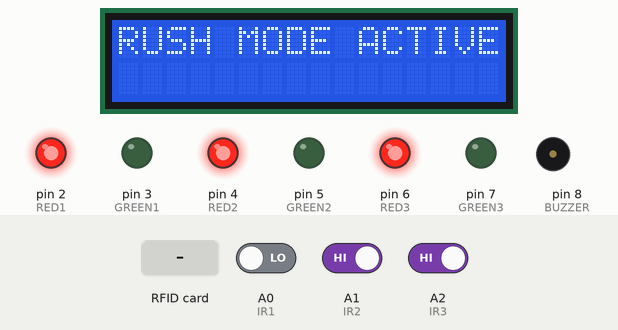
Recording of a sketch running on a simulated Arduino Uno, built with avr-gcc and run on an emulated ATmega328P. Parts: 16×2 character LCD, output pins drawn as LEDs (lit = HIGH), buzzer (waves = sounding, pin HIGH). Inputs (shaded band) come from the test bench; at power-on: A0 (IR1) LOW, A1 (IR2) HIGH, A2 (IR3) HIGH. Pins used as bus, display or sensor lines are not drawn; what the sketch prints to the serial monitor is not drawn.

Above: at 3.4 s.
3.5 s: RFID card 5E 7A 19 C4 held to the reader
At 4.2 s:
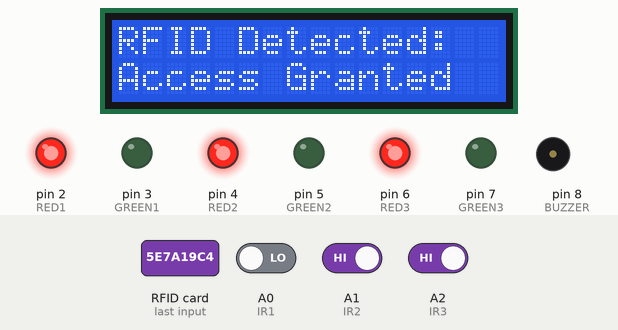
9.2 s: A0 (IR1) driven HIGH
At 13.0 s:
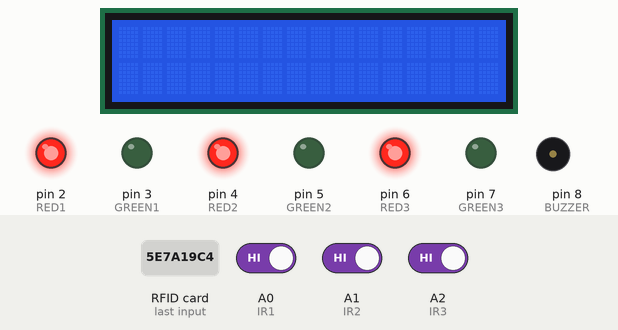
13.1 s: A1 (IR2) driven LOW
At 16.9 s:
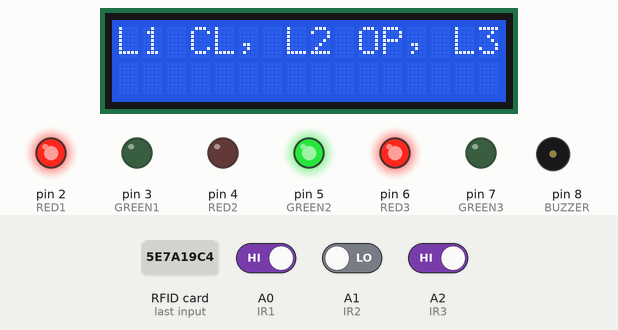
17.0 s: A1 (IR2) driven HIGH
At 20.6 s:
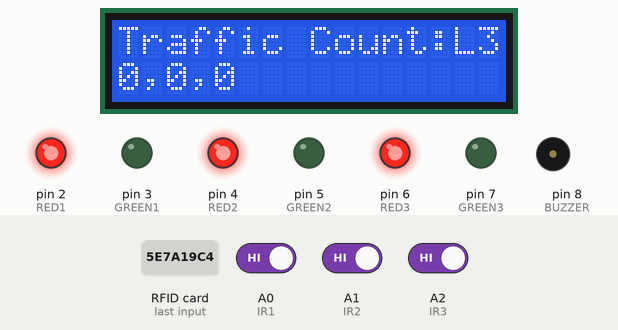
20.9 s: A2 (IR3) driven LOW
At 24.3 s:
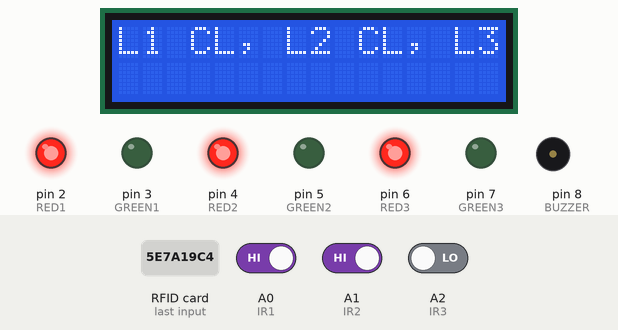
24.8 s: A2 (IR3) driven HIGH
At 29.3 s:
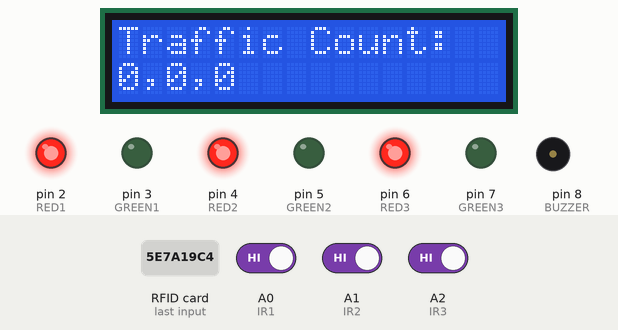
Timing chart, 0 to 29.7 s (numbered marks = the images above; inputs shaded):
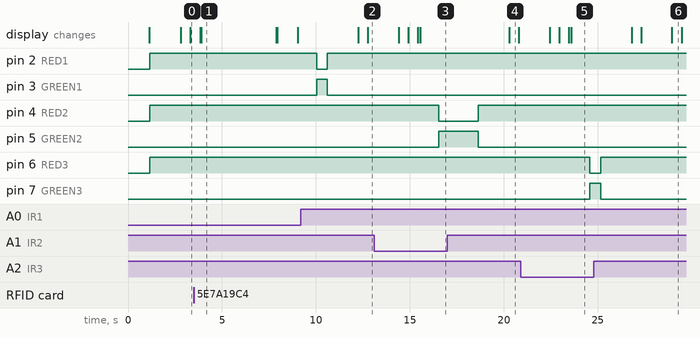

The sketch:

traffic_rfid.ino
```cpp
//Optimized code for Traffic control monitoring and stolen vehicle detection

#include <SPI.h>
#include <MFRC522.h>
#include <Wire.h>
#include <LiquidCrystal_I2C.h>

// RFID Module
#define SS_PIN 10
#define RST_PIN 9
MFRC522 rfid(SS_PIN, RST_PIN);
int count1 = 0, count2 = 0, count3 = 0;


// I2C LCD
LiquidCrystal_I2C lcd(0x27, 16, 2);

// Traffic Light Pins
#define RED1 2
#define GREEN1 3
#define RED2 4
#define GREEN2 5
#define RED3 6
#define GREEN3 7
#define BUZZER 8

// IR Sensors
#define IR1 A0
#define IR2 A1
#define IR3 A2

// RFID Stolen Vehicle ID
String stolenVehicleUID = "360FFD";

// Rush hour threshold
int rushThreshold = 3;
int normalGreenTime = 5000;
int rushGreenTime = 3000;
int transitionRedTime = 1000;

// Lane status
String laneStatus = "L1 CL, L2 CL, L3 CL";

void setup() {
  Serial.begin(9600);
  SPI.begin();
  rfid.PCD_Init();

  lcd.init();
  lcd.backlight();
  lcd.setCursor(0, 0);
  lcd.print("Traffic System");
  delay(1000);
  lcd.clear();
  pinMode(RED1, OUTPUT); pinMode(GREEN1, OUTPUT);
  pinMode(RED2, OUTPUT); pinMode(GREEN2, OUTPUT);
  pinMode(RED3, OUTPUT); pinMode(GREEN3, OUTPUT);
  pinMode(BUZZER, OUTPUT);

  pinMode(IR1, INPUT);
  pinMode(IR2, INPUT);
  pinMode(IR3, INPUT);

  resetSignals();
}

void loop() {
  // Prioritize RFID Reading
  checkRFID();

  checkTrafficMode();

  // Display Traffic Count
  lcd.setCursor(0, 0);
  lcd.print("Traffic Count:");
  lcd.setCursor(0, 1);
  lcd.print(count1); lcd.print(",");
  lcd.print(count2); lcd.print(",");
  lcd.print(count3);
  delay(500);
  lcd.clear();

}

// Reset all Traffic Lights
void resetSignals() {
  checkRFID();

  digitalWrite(RED1, HIGH); digitalWrite(GREEN1, LOW);
  digitalWrite(RED2, HIGH); digitalWrite(GREEN2, LOW);
  digitalWrite(RED3, HIGH); digitalWrite(GREEN3, LOW);
}

// Normal Traffic Controller
void normalTrafficControl() {
  checkRFID();
  updateLaneStatus("L1 OP, L2 CL, L3 CL");
  controlTraffic(GREEN1, RED1, normalGreenTime);

  checkRFID();
  updateLaneStatus("L1 CL, L2 OP, L3 CL");
  controlTraffic(GREEN2, RED2, normalGreenTime);

  checkRFID();
  updateLaneStatus("L1 CL, L2 CL, L3 OP");
  controlTraffic(GREEN3, RED3, normalGreenTime);
}

// Rush Hour - Handle Congestion Dynamically
void handleRushHour(int c1, int c2, int c3)
{
  checkRFID();
  while (c1 >= rushThreshold || c2 >= rushThreshold || c3 >= rushThreshold) {
    if (c1 >= rushThreshold && c2 >= rushThreshold && c3 >= rushThreshold) {
      // All three lanes are congested, cycle through them properly
      switchLane(1, true);
      switchLane(2, true);
      switchLane(3, true);
    }
    else if (c1 >= rushThreshold && c2 >= rushThreshold) {
      // Two lanes congested, switch every 5s, the inactive lane is red
      switchLane(1, true);
      switchLane(2, true);
    }
    else if (c2 >= rushThreshold && c3 >= rushThreshold) {
      switchLane(2, true);
      switchLane(3, true);
    }
    else if (c1 >= rushThreshold && c3 >= rushThreshold) {
      switchLane(1, true);
      switchLane(3, true);
    }
    else {
      // Only one lane is congested, keep it green until cleared and turn off its red light
      if (c1 >= rushThreshold) keepLaneGreen(1);
      if (c2 >= rushThreshold) keepLaneGreen(2);
      if (c3 >= rushThreshold) keepLaneGreen(3);
    }

    // Update traffic counts before looping again
    c1 = readTraffic(IR1);
    c2 = readTraffic(IR2);
    c3 = readTraffic(IR3);
    resetSignals();
    checkRFID();
  }
}

// Switch Lanes Dynamically
void switchLane(int lane, bool rotating) {
  checkRFID();
  resetSignals(); // Turn all red before switching

  if (lane == 1) {
    updateLaneStatus("L1 OP, L2 RED, L3 RED");
    digitalWrite(GREEN1, HIGH);
    digitalWrite(RED1, LOW);
    digitalWrite(RED2, HIGH);
    digitalWrite(RED3, HIGH);
    checkRFID();
  }
  else if (lane == 2) {
    updateLaneStatus("L1 RED, L2 OP, L3 RED");
    digitalWrite(GREEN2, HIGH);
    digitalWrite(RED2, LOW);
    digitalWrite(RED1, HIGH);
    digitalWrite(RED3, HIGH);
    checkRFID();
  }
  else if (lane == 3) {
    updateLaneStatus("L1 RED, L2 RED, L3 OP");
    digitalWrite(GREEN3, HIGH);
    digitalWrite(RED3, LOW);
    digitalWrite(RED1, HIGH);
    digitalWrite(RED2, HIGH);
    checkRFID();
  }

  if (rotating) {
    delay(5000); // Hold green for 5s before switching
    resetSignals();
  }
}

// Keep a Lane Green Until Cleared
void keepLaneGreen(int lane) {
  checkRFID();
  resetSignals(); // Turn all red before activating this lane

  if (lane == 1) {
    updateLaneStatus("L1 OP, L2 CL, L3 CL");
    digitalWrite(GREEN1, HIGH);
    digitalWrite(RED1, LOW);
    digitalWrite(RED2, HIGH);
    digitalWrite(RED3, HIGH);
    while (readTraffic(IR1) >= rushThreshold) delay(1000);
    checkRFID();
  }
  else if (lane == 2) {
    updateLaneStatus("L1 CL, L2 OP, L3 CL");
    digitalWrite(GREEN2, HIGH);
    digitalWrite(RED2, LOW);
    digitalWrite(RED1, HIGH);
    digitalWrite(RED3, HIGH);
    while (readTraffic(IR2) >= rushThreshold) delay(1000);
    checkRFID();
  }
  else if (lane == 3) {
    updateLaneStatus("L1 CL, L2 CL, L3 OP");
    digitalWrite(GREEN3, HIGH);
    digitalWrite(RED3, LOW);
    digitalWrite(RED1, HIGH);
    digitalWrite(RED2, HIGH);
    while (readTraffic(IR3) >= rushThreshold) delay(1000);
    checkRFID();
  }

  resetSignals(); // Turn all red when cleared
}

// Update Lane Status
void updateLaneStatus(String status) {
  checkRFID();
  laneStatus = status;
  lcd.clear();
  lcd.setCursor(0, 0);
  lcd.print(status);
  delay(1000);
}

// Read IR Sensor for Traffic Density
int readTraffic(int sensor) {
  checkRFID();
  int count = 0;
  for (int i = 0; i < 5; i++) {
    if (digitalRead(sensor) == LOW) count++;
    delay(100);
  }
  return count;
}
// *Continuous RFID Check*
void checkRFID() {
  if (!rfid.PICC_IsNewCardPresent() || !rfid.PICC_ReadCardSerial()) return;

  String scannedUID = "";
  for (byte i = 0; i < rfid.uid.size; i++) {
    scannedUID += String(rfid.uid.uidByte[i], HEX);
  }
  scannedUID.toUpperCase();

  // *Override the LCD display immediately*
  lcd.clear();
  lcd.setCursor(0, 0);
  lcd.print("RFID Detected:");
  lcd.setCursor(0, 1);
  lcd.print(scannedUID);

  Serial.print("Scanned UID: ");
  Serial.println(scannedUID);

  // *Stop all traffic lights momentarily*
  resetSignals();

  if (scannedUID == stolenVehicleUID) {
    lcd.setCursor(0, 1);
    lcd.print("STOLEN VEHICLE!");
    digitalWrite(BUZZER, HIGH);
    delay(3000);
    digitalWrite(BUZZER, LOW);
  } else {
    lcd.setCursor(0, 1);
    lcd.print("Access Granted");
    delay(2000);
  }

  delay(2000);
  lcd.clear();
  rfid.PICC_HaltA();
  rfid.PCD_StopCrypto1();

  // *Restore previous lane status and continue traffic control*
  updateLaneStatus(laneStatus);
}
void controlTraffic(int greenPin, int redPin, int duration) {
  checkRFID();
  digitalWrite(redPin, LOW);
  digitalWrite(greenPin, HIGH);
  delay(duration);
  digitalWrite(greenPin, LOW);
  digitalWrite(redPin, HIGH);
  delay(transitionRedTime);
}

void checkTrafficMode() {
  checkRFID();
  int count1 = readTraffic(IR1);
  int count2 = readTraffic(IR2);
  int count3 = readTraffic(IR3);

  lcd.setCursor(0, 0);
  lcd.print("Traffic Count:");
  lcd.setCursor(0, 1);
  lcd.print(count1); lcd.print(",");
  lcd.print(count2); lcd.print(",");
  lcd.print(count3);
  delay(500);
  lcd.clear();

  if (count1 >= rushThreshold || count2 >= rushThreshold || count3 >= rushThreshold) {
    lcd.setCursor(0, 0);
    lcd.print("RUSH MODE ACTIVE");
    delay(500);
    lcd.clear();
    handleRushHour(count1, count2, count3);

  } else {
    lcd.setCursor(0, 0);
    lcd.print("NORMAL MODE");
    delay(500);
    lcd.clear();
    normalTrafficControl();
  }
}
```

Measured:
- after the input at 3.5 s, pin 2 (RED1): stays HIGH (without the input it goes to LOW after 1.4 s); pin 3 (GREEN1): stays LOW (without the input it goes to HIGH after 1.4 s); the display: first changes after 0.35 s (image 1 shows a later state)
- after the input at 9.2 s, the display: first changes after 3.1 s (image 2 shows a later state)
- after the input at 13.1 s, pin 2 (RED1): stays HIGH (without the input it goes to LOW after 3.4 s); pin 3 (GREEN1): stays LOW (without the input it goes to HIGH after 3.4 s); pin 4 (RED2): HIGH → LOW after 3.4 s; pin 5 (GREEN2): LOW → HIGH after 3.4 s
- after the input at 17.0 s, pin 4 (RED2): LOW → HIGH after 1.6 s; pin 5 (GREEN2): HIGH → LOW after 1.6 s; the display: changes after 3.3 s (image 4)
- after the input at 20.9 s, pin 2 (RED1): stays HIGH (without the input it goes to LOW after 3.7 s); pin 3 (GREEN1): stays LOW (without the input it goes to HIGH after 3.7 s); pin 6 (RED3): HIGH → LOW after 3.7 s; pin 7 (GREEN3): LOW → HIGH after 3.7 s
- after the input at 24.8 s, pin 6 (RED3): LOW → HIGH after 0.36 s; pin 7 (GREEN3): HIGH → LOW after 0.36 s; the display: first changes after 2.0 s (image 6 shows a later state)
- what the display in image 1 shows lasts 4.0 s, from 3.9 s to 7.9 s
